Frame 1 (no input): blank canvas, image omitted
Frame 60 (no input): blank canvas, image omitted
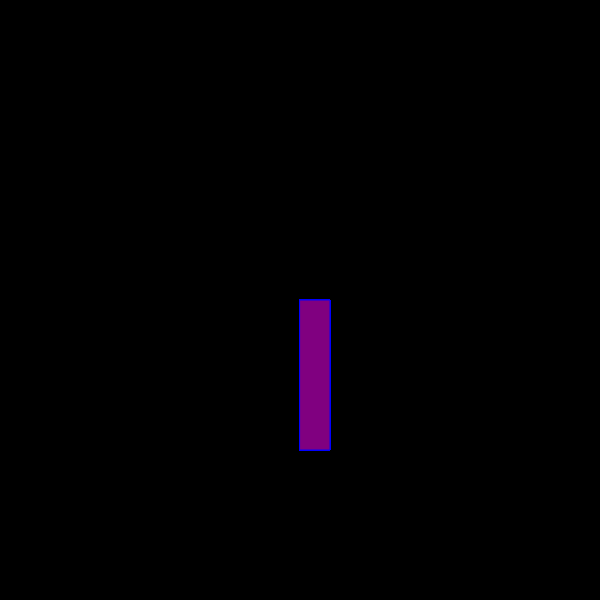
Frame 120 (the mouse pressed at the canvas centre since frame 60)

The p5.js sketch whose frames 1 and 60 were blank and that drew this single picture after the mouse press (run headless with seeded random() and noise() and a simulated clock; from frame 60 on, the mouse is pressed at the canvas centre):

// p5.js sketch
// ── sketch.js
function setup() {
    createCanvas(600, 600);
    background("black");
  }
  
  function draw() {
    stroke("blue");
    fill("purple");
  
    //console.log(mouseIsPressed);
  
    if (mouseIsPressed) {
      rect(mouseX, mouseY, 30, 150);
    }
  }
  
